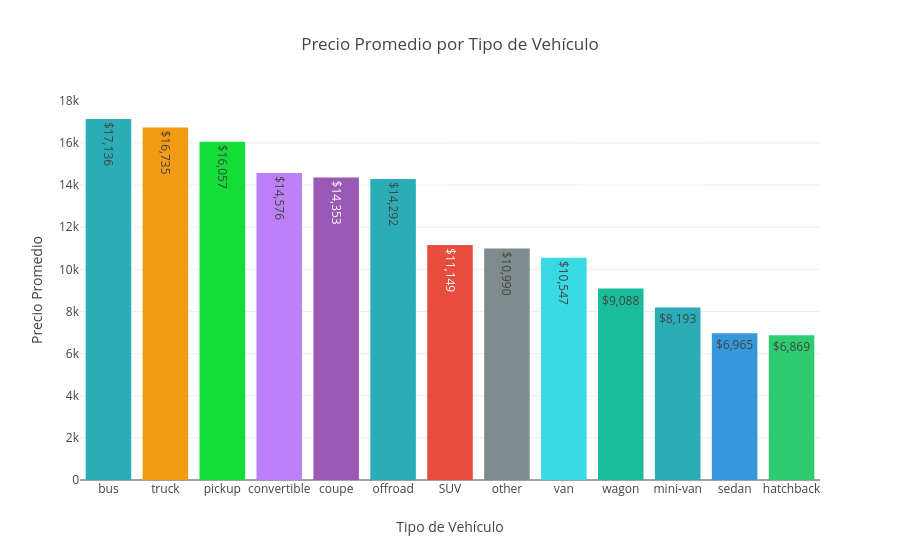

Write notebook code for a chart like this one.
### Markdown cell above
## 2. Creacion de Grafico de barras "Precio promedio por tipo de vehículo"

### Code cell
# Diccionario que asigna cada tipo de vehículo con su color correspondiente
colors = {
    'sedan': '#3498db',         # Azul
    'pickup': "#13dd38",        # Verde lima
    'SUV': '#e74c3c',           # Rojo
    'truck': '#f39c12',         # Naranja
    'coupe': '#9b59b6',         # Morado
    'van': "#39d9e4",           # Azul claro
    'convertible': "#bc81f8",   # Rosa
    'hatchback': '#2ecc71',     # Verde
    'wagon': '#1abc9c',         # Turquesa
    'minivan': '#d35400',       # Naranja oscuro
    'other': '#7f8c8d'          # Gris
}

# Calcula el precio promedio por tipo de vehículo
# (eliminar Despues) Contiene: una serie de pandas donde el índice es el tipo de vehículo y el valor es el precio promedio
avg_price_by_type = car_data.groupby('type')['price'].mean().sort_values(ascending=False)

# x_values: lista de tipos de vehículo
x_values = avg_price_by_type.index.tolist()
# y_values: lista de precios promedio por tipo de vehículo
y_values = avg_price_by_type.values.tolist()

# Objeto Figure de Plotly para almacenar el gráfico de barras
Bar_fig = go.Figure()

# Agrega una sola traza de barras con los valores agregados por tipo de vehículo
Bar_fig.add_trace(go.Bar(
    x=x_values,
    y=y_values,
    marker_color=[colors.get(t, "#2aadb6") for t in x_values],
    text=[f"${p:,.0f}" for p in y_values],
    textposition='auto',
    name='Precio promedio'
))

# Actualiza la distribución del gráfico con títulos, estilos y configuración de visualización
Bar_fig.update_layout(title_text='Precio Promedio por Tipo de Vehículo',
                       xaxis_title_text='Tipo de Vehículo', yaxis_title_text='Precio Promedio',
                       yaxis_showgrid=True, yaxis_gridcolor='rgba(200, 200, 200, 0.3)',
                       bargap=0.2
                       )

### Figure 1 — Plotly figure (JSON) as saved in the notebook; plotly's stock layout.template omitted (floating-point values rounded to 4 significant figures)
{"data": [{"marker": {"color": ["#2aadb6", "#f39c12", "#13dd38", "#bc81f8", "#9b59b6", "#2aadb6", "#e74c3c", "#7f8c8d", "#39d9e4", "#1abc9c", "#2aadb6", "#3498db", "#2ecc71"]}, "name": "Precio promedio", "text": ["$17,136", "$16,735", "$16,057", "$14,576", "$14,353", "$14,292", "$11,149", "$10,990", "$10,547", "$9,088", "$8,193", "$6,965", "$6,869"], "textposition": "auto", "type": "bar", "x": ["bus", "truck", "pickup", "convertible", "coupe", "offroad", "SUV", "other", "van", "wagon", "mini-van", "sedan", "hatchback"], "y": [17140.0, 16730.0, 16060.0, 14580.0, 14350.0, 14290.0, 11150.0, 10990.0, 10550.0, 9088.0, 8193.0, 6965.0, 6869.0]}], "layout": {"bargap": 0.2, "title": {"text": "Precio Promedio por Tipo de Vehículo"}, "xaxis": {"title": {"text": "Tipo de Vehículo"}}, "yaxis": {"gridcolor": "rgba(200, 200, 200, 0.3)", "showgrid": true, "title": {"text": "Precio Promedio"}}}}
